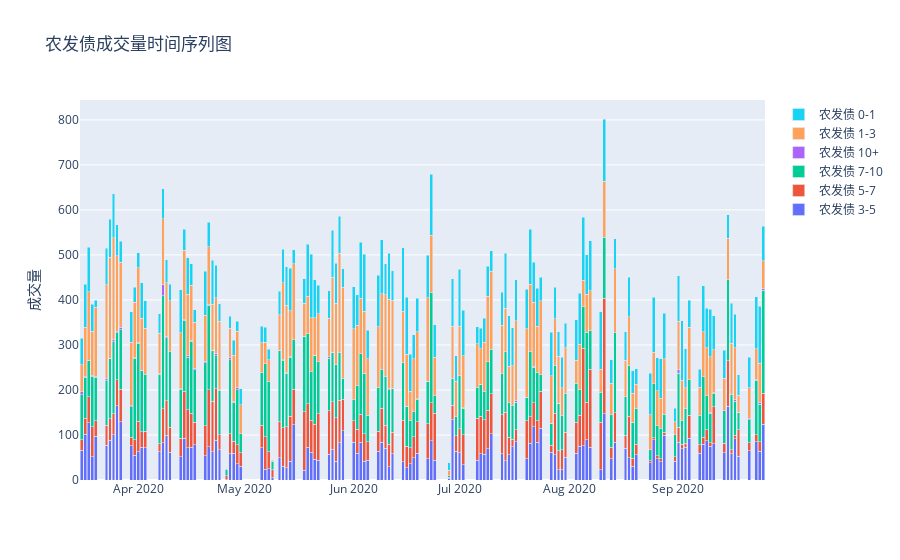

Write notebook code for a chart like this one.
### Markdown cell above
国开债：3-4月以及6月中旬交易量较大，6月之后呈现整体下降趋势

### Code cell
draw_timeseries_by_group(std_list[1])

### Figure 1 — Plotly figure (JSON) as saved in the notebook; plotly's stock layout.template omitted (floating-point values rounded to 4 significant figures; data arrays with more than 128 entries replaced by an {"elided": "..."} marker saying what was removed)
{"data": [{"name": "农发债 3-5", "type": "bar", "x": {"elided": "133 str values"}, "y": {"elided": "133 float values"}}, {"name": "农发债 5-7", "type": "bar", "x": {"elided": "133 str values"}, "y": {"elided": "133 float values"}}, {"name": "农发债 7-10", "type": "bar", "x": {"elided": "133 str values"}, "y": {"elided": "133 float values"}}, {"name": "农发债 10+", "type": "bar", "x": ["2020-03-16", "2020-03-17", "2020-03-18", "2020-03-19", "2020-03-20", "2020-03-23", "2020-03-24", "2020-03-25", "2020-03-26", "2020-03-27", "2020-03-30", "2020-03-31", "2020-04-01", "2020-04-02", "2020-04-07", "2020-04-08", "2020-04-09", "2020-04-10", "2020-04-13", "2020-04-14", "2020-04-15", "2020-04-16", "2020-04-17", "2020-04-20", "2020-04-21", "2020-04-22", "2020-04-23", "2020-04-24", "2020-04-26", "2020-04-27", "2020-04-28", "2020-04-29", "2020-05-11", "2020-05-12", "2020-05-13", "2020-05-14", "2020-05-18", "2020-05-19", "2020-05-21", "2020-05-25", "2020-05-26", "2020-06-02", "2020-06-04", "2020-06-11", "2020-06-12", "2020-06-15", "2020-06-16", "2020-06-19", "2020-06-22", "2020-06-23", "2020-07-02", "2020-07-07", "2020-07-17", "2020-07-20", "2020-07-22", "2020-07-24", "2020-07-27", "2020-07-29", "2020-08-17", "2020-08-19", "2020-09-01", "2020-09-10", "2020-09-11", "2020-09-14", "2020-09-17", "2020-09-18", "2020-09-21", "2020-09-23", "2020-09-24", "2020-09-25"], "y": [6.9, 1.6, 1.7, 2.9, 2, 4.9, 1.5, 5.4, 2.6, 6, 3.8, 1.8, 1.2, 0.6, 1.4, 23.5, 4.3, 0.4, 1.3, 0.8, 2.765, 2.2, 3.9, 3.6, 1.9, 0.9, 5.6, 2.5, 1.4, 4.9, 1.6, 4.9, 0.3, 1.1, 1.5, 0.4, 1.3, 0.4, 0.6, 3.8, 1.4, 0.2, 1, 2.5, 1.3, 0.1, 1.2, 0.8, 0.4, 0.5, 0.4, 1, 4.1, 1.3, 2, 0.5, 0.5, 0.2, 0.03, 0.8, 6.8, 2.5, 0.3, 0.2, 3.88, 1, 2.6, 0.2, 4.3, 3.5]}, {"name": "农发债 1-3", "type": "bar", "x": {"elided": "132 str values"}, "y": {"elided": "132 float values"}}, {"name": "农发债 0-1", "type": "bar", "x": {"elided": "131 str values"}, "y": {"elided": "131 float values"}}], "layout": {"barmode": "stack", "title": {"text": "农发债成交量时间序列图"}, "yaxis": {"title": {"text": "成交量"}}}}
